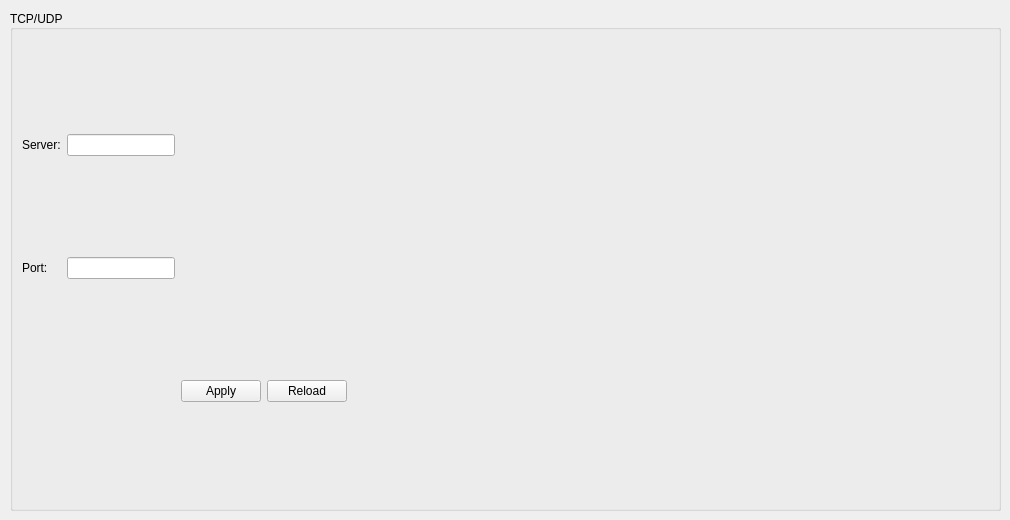
    <widget class="QWidget" name="tab_13">
     <attribute name="title">
      <string> TCP/UDP</string>
     </attribute>
     <widget class="QGroupBox" name="groupBox_21">
      <property name="geometry">
       <rect>
        <x>10</x>
        <y>10</y>
        <width>991</width>
        <height>501</height>
       </rect>
      </property>
      <property name="sizePolicy">
       <sizepolicy hsizetype="Fixed" vsizetype="Preferred">
        <horstretch>0</horstretch>
        <verstretch>0</verstretch>
       </sizepolicy>
      </property>
      <property name="minimumSize">
       <size>
        <width>200</width>
        <height>0</height>
       </size>
      </property>
      <property name="layoutDirection">
       <enum>Qt::LeftToRight</enum>
      </property>
      <property name="title">
       <string>TCP/UDP</string>
      </property>
      <property name="alignment">
       <set>Qt::AlignLeading|Qt::AlignLeft|Qt::AlignVCenter</set>
      </property>
      <layout class="QGridLayout" name="gridLayout_18">
       <item row="0" column="2">
        <widget class="QLineEdit" name="tcpServerLineEdit">
         <property name="sizePolicy">
          <sizepolicy hsizetype="Preferred" vsizetype="Fixed">
           <horstretch>0</horstretch>
           <verstretch>0</verstretch>
          </sizepolicy>
         </property>
         <property name="text">
          <string/>
         </property>
        </widget>
       </item>
       <item row="1" column="2">
        <widget class="QLineEdit" name="tcpPortLineEdit">
         <property name="sizePolicy">
          <sizepolicy hsizetype="Preferred" vsizetype="Fixed">
           <horstretch>0</horstretch>
           <verstretch>0</verstretch>
          </sizepolicy>
         </property>
         <property name="text">
          <string/>
         </property>
        </widget>
       </item>
       <item row="0" column="1">
        <widget class="QLabel" name="label_140">
         <property name="text">
          <string>Server:</string>
         </property>
        </widget>
       </item>
       <item row="2" column="3">
        <widget class="QPushButton" name="tcpApply">
         <property name="sizePolicy">
          <sizepolicy hsizetype="Fixed" vsizetype="Fixed">
           <horstretch>0</horstretch>
           <verstretch>0</verstretch>
          </sizepolicy>
         </property>
         <property name="text">
          <string>Apply</string>
         </property>
        </widget>
       </item>
       <item row="2" column="4">
        <widget class="QPushButton" name="tcpReload">
         <property name="sizePolicy">
          <sizepolicy hsizetype="Fixed" vsizetype="Fixed">
           <horstretch>0</horstretch>
           <verstretch>0</verstretch>
          </sizepolicy>
         </property>
         <property name="text">
          <string>Reload</string>
         </property>
        </widget>
       </item>
       <item row="0" column="6">
        <spacer name="horizontalSpacer_23">
         <property name="orientation">
          <enum>Qt::Horizontal</enum>
         </property>
         <property name="sizeType">
          <enum>QSizePolicy::Expanding</enum>
         </property>
         <property name="sizeHint" stdset="0">
          <size>
           <width>200</width>
           <height>20</height>
          </size>
         </property>
        </spacer>
       </item>
       <item row="1" column="1">
        <widget class="QLabel" name="label_138">
         <property name="text">
          <string>Port:</string>
         </property>
        </widget>
       </item>
      </layout>
     </widget>
    </widget>
